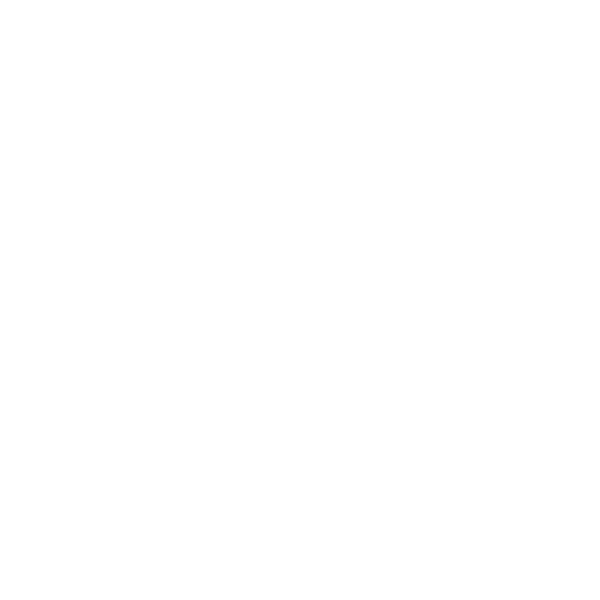
Frame 1 (no input)
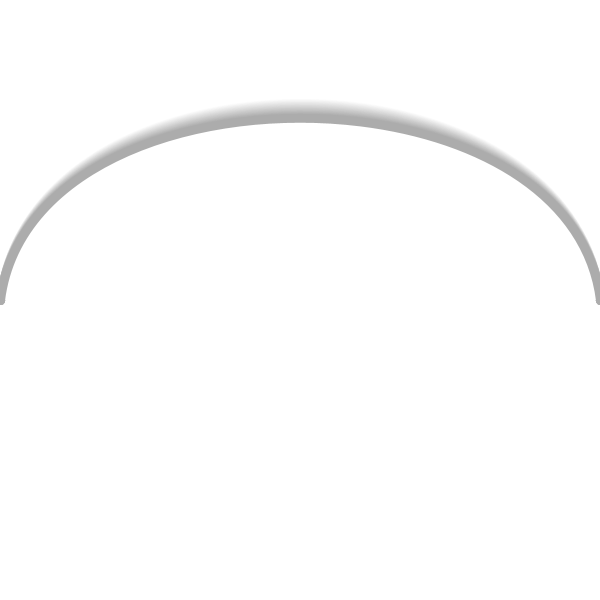
Frame 60 (the mouse pressed at the canvas centre just before this capture)
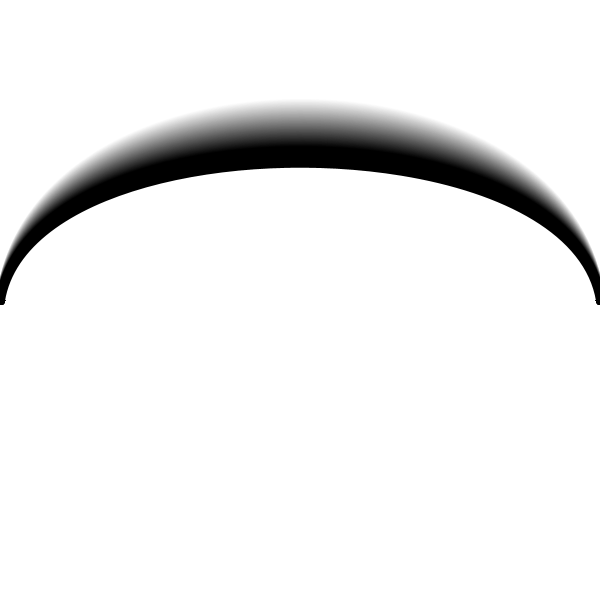
Frame 120 (the mouse held since frame 60 and released just before this capture)

The Processing sketch that drew these frames (run headless with seeded random() and noise(); from frame 60 on, the mouse is pressed at the canvas centre):

// Processing sketch: processing_174353
// ── processing_174353.pde

int y = 0;
int b = 100;
boolean t;

void setup() {
  size(600, 600);
  background(255);
  frameRate(100);
}

void draw() {
  
  float b1 = map(b, 150, 0, 600, 0);
  
  //background(255);
  
   if (y > height || y < 0) t = !t;
  
  if(t == true) {
    
    if(y < width/2) {
      stroke(b1);
      b --;
    } else {
      stroke(b1);
      b ++;
    }
    strokeWeight(9);
  
    beginShape();
    vertex(0, height/2);
    bezierVertex(30, y,
                 570, y,
                 width, height/2);
    endShape();
    y += 1;
    
  } else if (t == false) {
  
    strokeWeight(9);
    if(y > width/2) {
      stroke(b1);
      b --;
    } else {
      stroke(b1);
      b ++;
    }
    
    beginShape();
    vertex(0, height/2);
    bezierVertex(30, y,
                 570, y,
                 width, height/2);
    endShape();
    y-=1;
  }
  
}
